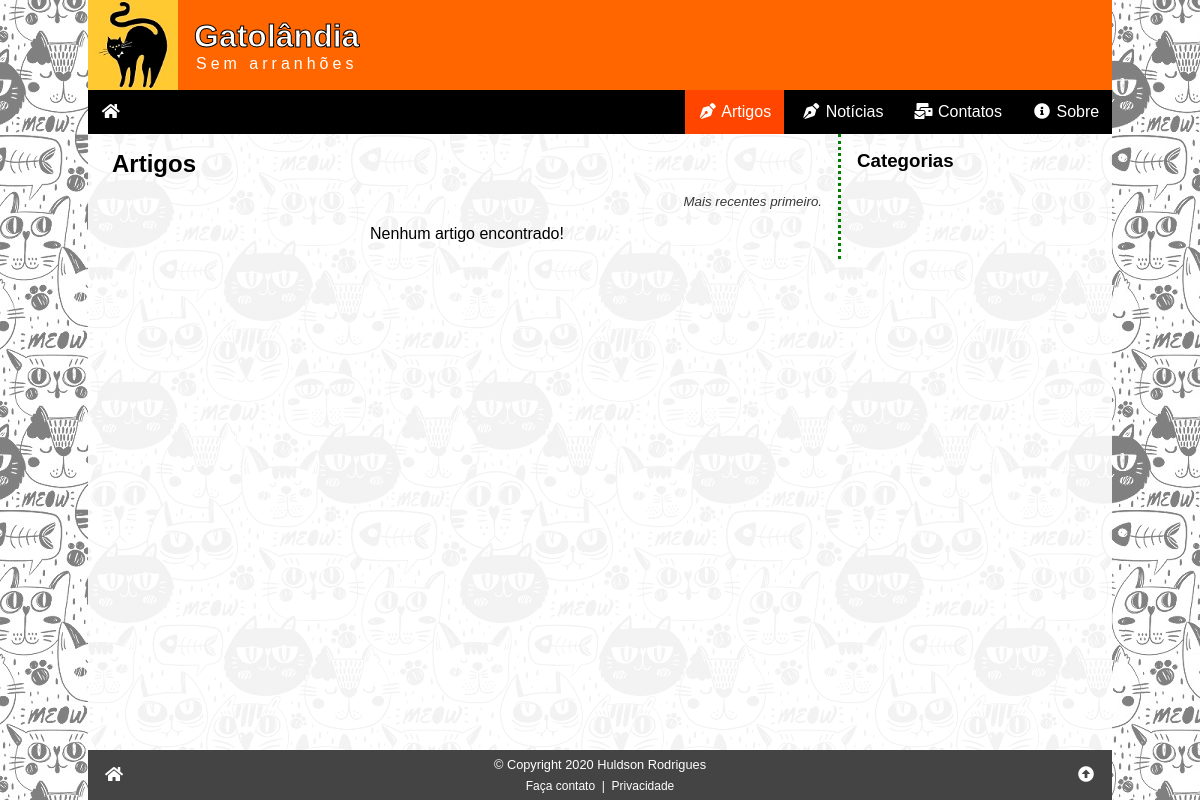
The app's page /artigos.php, older data.
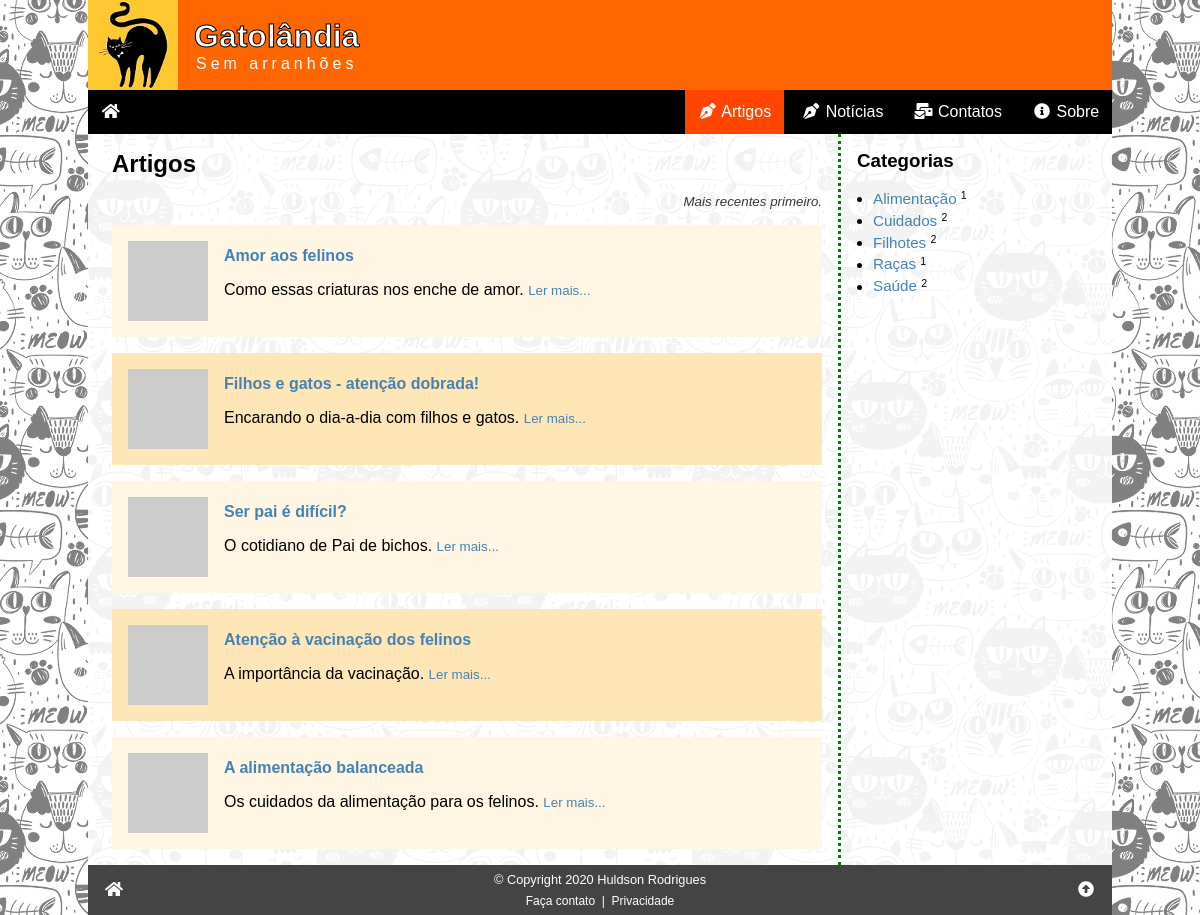
The same page, newer data.
### tables this page shows
CREATE TABLE artigos (
    id_artigo INT PRIMARY KEY NOT NULL AUTO_INCREMENT,
    data TIMESTAMP DEFAULT CURRENT_TIMESTAMP,
    titulo VARCHAR(255) NOT NULL,
    imagem VARCHAR(255) COMMENT 'URL da imagem - thumbnail',
    resumo VARCHAR(255) NOT NULL COMMENT 'Resumo do artigo',
    texto LONGTEXT NOT NULL COMMENT 'Texto (HTML) do artigo completo',
    autor_id INT NOT NULL,
    campo1 TEXT COMMENT 'Reservado para uso futuro',
    campo2 TEXT COMMENT 'Reservado para uso futuro',
    campo3 TEXT COMMENT 'Reservado para uso futuro',
    status ENUM ('inativo', 'ativo') DEFAULT 'ativo',

     
    FOREIGN KEY (autor_id) REFERENCES autores (id_autor)
);

CREATE TABLE categorias (
    id_categoria INT PRIMARY KEY NOT NULL AUTO_INCREMENT,
    nome VARCHAR(127) NOT NULL
);

### artigos.php (the view, shortened to what this page needs)
<?php
require '_config.php';
$titulo = "Artigos";
$css = "/css/artigos.css";
$menu = "artigos";
$idcat = (isset($_GET['c'])) ? intval($_GET['c']) : 0;
if ($idcat > 0) {
    $sql = <<<SQL
SELECT id_artigo, titulo, imagem, resumo, id_categoria, nome FROM artigos
    INNER JOIN art_cat ON artigo_id = id_artigo
    INNER JOIN categorias ON categoria_id = id_categoria
WHERE categoria_id = '{$idcat}' AND status = 'ativo'
    ORDER BY data DESC
SQL;
} else {
    $sql = "SELECT id_artigo, titulo, imagem, resumo FROM artigos WHERE status = 'ativo' ORDER BY data DESC";
}
$res = $conn->query($sql);
$artigos = '';
if ($res->num_rows > 0) {
    while ($art = $res->fetch_assoc()) {
        $artigos .= <<<HTML
<div class="artigo">
    <a href="artigo.php?id={$art['id_artigo']}"><img src="{$art['imagem']}" alt="{$art['titulo']}"></a>
    <a href="artigo.php?id={$art['id_artigo']}"><h4>{$art['titulo']}</h4></a>
    <span>{$art['resumo']}</span>
    <small><a href="artigo.php?id={$art['id_artigo']}">Ler mais...</a></small>
</div>
HTML;
    }
} else {
    $artigos = '<p class="center">Nenhum artigo encontrado!</p>';
}
$cattitulo = $titulo;
$sql = "SELECT * FROM categorias ORDER BY nome";
$res = $conn->query($sql);
$categorias = '<ul>';
while ($cat = $res->fetch_assoc()) {
    $sql2 = "SELECT id_art_cat FROM `art_cat` WHERE categoria_id = {$cat['id_categoria']}";
    $res2 = $conn->query($sql2);
    $total = $res2->num_rows;
    if($total > 0) {
        $categorias .= <<<HTML
        <li><a href="artigos.php?c={$cat['id_categoria']}">{$cat['nome']}</a> <small><sup>{$total}</sup></small></li>
HTML;
    }
}
$categorias .= '</ul>';
require '_header.php';
?>
<div class="row">
    <div class="col1">
        <h2><?php echo $cattitulo ?></h2>
        <small class="subtitulo">Mais recentes primeiro.</small>
        <?php echo $artigos ?>
    </div>
    <aside class="col2">
        <h3>Categorias</h3>
        <?php echo $categorias ?>
    </aside>
</div>
<?php
require '_footer.php';
?>

### _header.php (shortened to what this page needs)
<?php
if ( $css == "" ) {
    $css = null;
} else {
    $css = "\t<link rel=\"stylesheet\" href=\"{$css}\">\n";
}
?><!DOCTYPE html>
<html lang="pt-br">
<head>
    <link rel="stylesheet" href="/css/global.css">
<?php echo $css ?>
    <link rel="stylesheet" href="/css/all.min.css">
</head>
<body>
<div class="wrap">
    <header class="header">
        <a href="index.php"><img src="/img/logo01.jpg" alt="Gatolândia" title="Home Page do Gatolândia"></a>
        <h1>Gatolândia<small>Sem arranhões</small></h1>
    </header>
    <nav>
        <div class="nav">
            <a href="/" title="Página inicial"><i class="fas fa-fw fa-home"></i></a>
            <div id="menulinks">
                <a <?php echo ($menu == 'artigos') ? 'class="active"' : null; ?> href="/artigos.php"><i class="fas fa-fw fa-pen-nib"></i> Artigos</a>
                <a <?php echo ($menu == 'noticias') ? 'class="active"' : null; ?> href="/noticias.php"><i class="fas fa-fw fa-pen-nib"></i> Notícias</a>
                <a <?php echo ($menu == 'contatos') ? 'class="active"' : null; ?> href="/contatos.php"><i class="fas fa-fw fa-mail-bulk"></i> Contatos</a>
                <a <?php echo ($menu == 'sobre') ? 'class="active"' : null; ?> href="/sobre.php"><i class="fas fa-fw fa-info-circle"></i> Sobre</a>
            </div>
        </div>
    </nav>
    <main class="main">

### _footer.php (shortened to what this page needs)
</main>
    <footer class="footer">
        <a href="/" title="Ir para a página inicial"><i class="fas fa-fw fa-home"></i></a>
        <div>
            &copy; Copyright 2020 Huldson Rodrigues
            <div>
                <a href="/contatos.php">&nbsp;Faça contato&nbsp;</a>
                |
                <a href="/privacidade.php">&nbsp;Privacidade&nbsp;</a>
            </div>
        </div>
        <a href="#topo" title="Ir para o topo da página"><i class="fas fa-fw fa-arrow-alt-circle-up"></i></a>
    </footer>
</div>
</body>
</html>

### css/global.css (style rules this page uses)
:root { --tamanho-texto-site: 16px; --tipo-fonte-site: sans-serif; --cor-dos-links: steelblue; --cor-dos-links-em-hover: orangered; --fundo-da-pagina: url('/img/fundo02.jpg') black fixed; }
* { box-sizing: border-box; }
html, body { padding: 0; margin: 0; width: 100%; height: 100%; position: relative; font-size: var(--tamanho-texto-site); font-family: var(--tipo-fonte-site); }
a { color: var(--cor-dos-links); text-decoration: none; }
p, h1, h2, h3, h4, h5 { margin: 1rem 0; }
body { background: var(--fundo-da-pagina); }
.wrap { background: rgba(255, 255, 255, .9); width: 100%; max-width: 1024px; margin: auto; }
.header { background: #ff6600; color: white; display: flex; align-items: center; }
.header img { width: 90px; height: 90px; display: block; margin-right: 1rem; }
.header h1 { margin: 0; text-align: center; -webkit-text-stroke: 1px #000; }
.header small { display: block; font-size: 1rem; font-weight: normal; letter-spacing: .25rem; text-shadow: none; -webkit-text-stroke: 0; }
.footer { display: flex; justify-content: space-between; align-items: center; background: #444; color: white; text-align: center; }
.footer a { padding: 1rem; color: white; }
.footer>div { font-size: .8rem; }
.footer>div>div { font-size: .75rem; margin-top: .4rem; }
.footer>div>div a { padding: 0; }
.main { padding: 0 1.5rem; }
.nav { background: #000; display: flex; justify-content: flex-end; position: relative; }
.nav a { display: block; padding: .8rem; color: #fff; }
.nav a:hover, .active { background: orangered; text-decoration: none; }
.nav>a:first-child { margin-right: auto; }
#menulinks { display: none; background: #333; position: absolute; top: 2.75rem; left: 0; box-shadow: 5px 5px 5px #888; min-width: 70%; }
@media (min-width: 575px) { #menulinks { display: inline-block; background: inherit; position: relative; top: auto; left: auto; box-shadow: none; min-width: auto; } }
@media (min-width: 575px) { .nav a { display: inline-block; } }
.wrap { display: flex; flex-direction: column; min-height: 100%; }
.main { flex-grow: 1; }
.center { text-align: center; }

### css/artigos.css (style rules this page uses)
.artigo { padding: 1rem; overflow: auto; margin-bottom: 1rem; }
.artigo:nth-child(even) { background: rgb(255, 230, 183); }
.artigo:nth-child(odd) { background: rgb(255, 246, 228); }
.artigo img { width: 80px; height: 80px; float: left; margin-right: 1rem; }
.artigo h4 { margin-top: 0.4rem; }
.subtitulo { display: block; margin-bottom: 1rem; text-align: right; color: rgb(56, 56, 56); font-style: italic; }
.row { display: flex; width: 100%; flex-direction: column; }
.col2 { width: 100%; border-top: 3px dotted green; margin-top: 2rem; margin-bottom: 2rem; }
aside ul { margin: 0; padding: 0; padding-left: 1rem; line-height: 1.4; font-size: .95rem; }
@media (min-width: 640px) { .row { flex-direction: row; } }
@media (min-width: 640px) { .col1 { flex-grow: 1; padding-right: 1rem; } }
@media (min-width: 640px) { .col2 { width: 250px; padding-left: 1rem; border: 0; margin: 0; border-left: 3px dotted green; } }

Row changes from the older to the newer data that the page shows:
added artigos: titulo "Amor aos felinos", resumo "Como essas criaturas nos enche de amor."
added artigos: titulo "Filhos e gatos - atenção dobrada!", resumo "Encarando o dia-a-dia com filhos e gatos."
added artigos: titulo "Ser pai é difícil?", resumo "O cotidiano de Pai de bichos."
added artigos: titulo "Atenção à vacinação dos felinos", resumo "A importância da vacinação."
added artigos: titulo "A alimentação balanceada", resumo "Os cuidados da alimentação para os felinos."
added categorias: nome "Alimentação", total "1"
added categorias: nome "Cuidados", total "2"
added categorias: nome "Filhotes", total "2"
added categorias: nome "Raças", total "1"
added categorias: nome "Saúde", total "2"
Text that changed along with them:
text no longer shown: "Nenhum artigo encontrado!"
